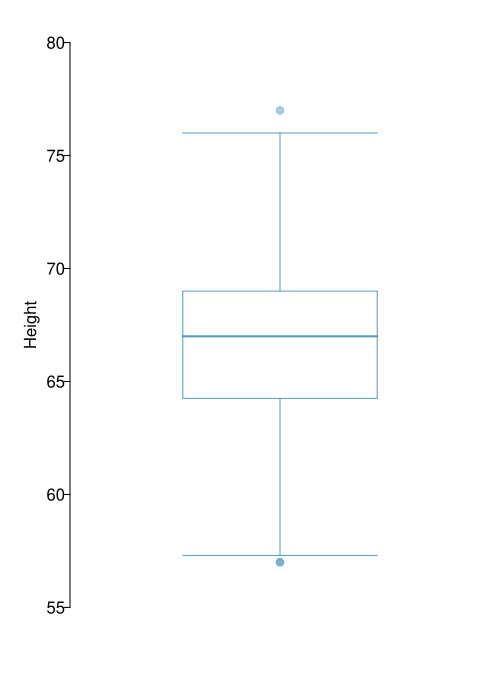

Write the R code that produced this figure.
library(openintro)
#data(famuss)
data(COL)

myPDF("famussBoxPlot.pdf", 5, 7,
      mar = c(3.5, 3.5, 1, 0.5),
      mgp = c(1.5, 0.25, 0),
)

boxPlot(famuss$height,
        ylab = 'Height',
        ylim = c(55, 80),
        pch = 19,
        pchCex = 1,
        lcol = COL[1],
        col = COL[1,3])

dev.off()
